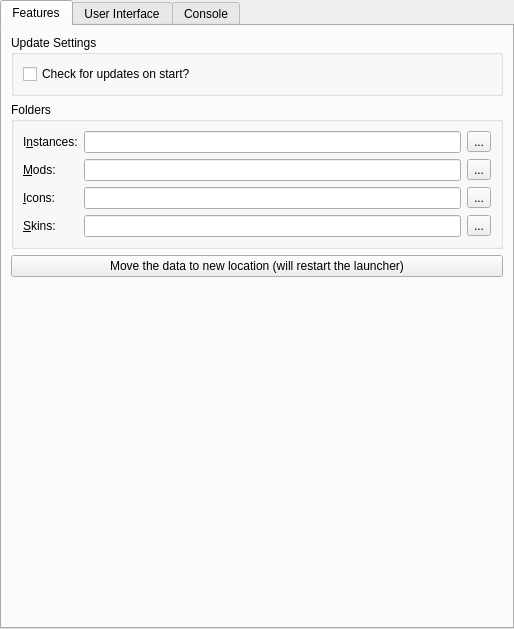
<?xml version="1.0" encoding="UTF-8"?>
<ui version="4.0">
 <class>LauncherPage</class>
 <widget class="QWidget" name="LauncherPage">
  <property name="geometry">
   <rect>
    <x>0</x>
    <y>0</y>
    <width>514</width>
    <height>629</height>
   </rect>
  </property>
  <property name="sizePolicy">
   <sizepolicy hsizetype="MinimumExpanding" vsizetype="MinimumExpanding">
    <horstretch>0</horstretch>
    <verstretch>0</verstretch>
   </sizepolicy>
  </property>
  <layout class="QVBoxLayout" name="mainLayout">
   <property name="leftMargin">
    <number>0</number>
   </property>
   <property name="topMargin">
    <number>0</number>
   </property>
   <property name="rightMargin">
    <number>0</number>
   </property>
   <property name="bottomMargin">
    <number>0</number>
   </property>
   <item>
    <widget class="QTabWidget" name="tabWidget">
     <property name="toolTip">
      <string notr="true"/>
     </property>
     <property name="tabShape">
      <enum>QTabWidget::Rounded</enum>
     </property>
     <property name="currentIndex">
      <number>0</number>
     </property>
     <widget class="QWidget" name="featuresTab">
      <attribute name="title">
       <string>Features</string>
      </attribute>
      <layout class="QVBoxLayout" name="verticalLayout_9">
       <item>
        <widget class="QGroupBox" name="updateSettingsBox">
         <property name="title">
          <string>Update Settings</string>
         </property>
         <layout class="QVBoxLayout" name="verticalLayout_7">
          <item>
           <widget class="QCheckBox" name="autoUpdateCheckBox">
            <property name="text">
             <string>Check for updates on start?</string>
            </property>
           </widget>
          </item>
         </layout>
        </widget>
       </item>
       <item>
        <widget class="QGroupBox" name="foldersBox">
         <property name="title">
          <string>Folders</string>
         </property>
         <layout class="QGridLayout" name="foldersBoxLayout">
          <item row="1" column="0">
           <widget class="QLabel" name="labelModsDir">
            <property name="text">
             <string>&amp;Mods:</string>
            </property>
            <property name="buddy">
             <cstring>modsDirTextBox</cstring>
            </property>
           </widget>
          </item>
          <item row="0" column="0">
           <widget class="QLabel" name="labelInstDir">
            <property name="text">
             <string>I&amp;nstances:</string>
            </property>
            <property name="buddy">
             <cstring>instDirTextBox</cstring>
            </property>
           </widget>
          </item>
          <item row="0" column="1">
           <widget class="QLineEdit" name="instDirTextBox"/>
          </item>
          <item row="0" column="2">
           <widget class="QToolButton" name="instDirBrowseBtn">
            <property name="text">
             <string notr="true">...</string>
            </property>
           </widget>
          </item>
          <item row="2" column="1">
           <widget class="QLineEdit" name="iconsDirTextBox"/>
          </item>
          <item row="1" column="2">
           <widget class="QToolButton" name="modsDirBrowseBtn">
            <property name="text">
             <string notr="true">...</string>
            </property>
           </widget>
          </item>
          <item row="2" column="2">
           <widget class="QToolButton" name="iconsDirBrowseBtn">
            <property name="text">
             <string notr="true">...</string>
            </property>
           </widget>
          </item>
          <item row="1" column="1">
           <widget class="QLineEdit" name="modsDirTextBox"/>
          </item>
          <item row="2" column="0">
           <widget class="QLabel" name="labelIconsDir">
            <property name="text">
             <string>&amp;Icons:</string>
            </property>
            <property name="buddy">
             <cstring>iconsDirTextBox</cstring>
            </property>
           </widget>
          </item>
          <item row="3" column="0">
           <widget class="QLabel" name="labelSkinsDir">
            <property name="text">
             <string>&amp;Skins:</string>
            </property>
            <property name="buddy">
             <cstring>skinsDirTextBox</cstring>
            </property>
           </widget>
          </item>
          <item row="3" column="1">
           <widget class="QLineEdit" name="skinsDirTextBox"/>
          </item>
          <item row="3" column="2">
           <widget class="QToolButton" name="skinsDirBrowseBtn">
            <property name="text">
             <string notr="true">...</string>
            </property>
           </widget>
          </item>
         </layout>
        </widget>
       </item>
       <item>
        <widget class="QPushButton" name="migrateDataFolderMacBtn">
         <property name="text">
          <string>Move the data to new location (will restart the launcher)</string>
         </property>
        </widget>
       </item>
       <item>
        <spacer name="verticalSpacer_2">
         <property name="orientation">
          <enum>Qt::Vertical</enum>
         </property>
         <property name="sizeHint" stdset="0">
          <size>
           <width>0</width>
           <height>0</height>
          </size>
         </property>
        </spacer>
       </item>
      </layout>
     </widget>
     <widget class="QWidget" name="generalTab">
      <attribute name="title">
       <string>User Interface</string>
      </attribute>
      <layout class="QVBoxLayout" name="verticalLayout_6">
       <item>
        <widget class="QGroupBox" name="groupBox_3">
         <property name="title">
          <string>Launcher notifications</string>
         </property>
         <layout class="QVBoxLayout" name="verticalLayout_5">
          <item>
           <widget class="QPushButton" name="resetNotificationsBtn">
            <property name="text">
             <string>Reset hidden notifications</string>
            </property>
            <property name="checkable">
             <bool>true</bool>
            </property>
           </widget>
          </item>
         </layout>
        </widget>
       </item>
       <item>
        <widget class="QGroupBox" name="sortingModeBox">
         <property name="enabled">
          <bool>true</bool>
         </property>
         <property name="title">
          <string>Instance view sorting mode</string>
         </property>
         <layout class="QHBoxLayout" name="sortingModeBoxLayout">
          <item>
           <widget class="QRadioButton" name="sortLastLaunchedBtn">
            <property name="text">
             <string>By &amp;last launched</string>
            </property>
            <attribute name="buttonGroup">
             <string notr="true">sortingModeGroup</string>
            </attribute>
           </widget>
          </item>
          <item>
           <widget class="QRadioButton" name="sortByNameBtn">
            <property name="text">
             <string>By &amp;name</string>
            </property>
            <attribute name="buttonGroup">
             <string notr="true">sortingModeGroup</string>
            </attribute>
           </widget>
          </item>
         </layout>
        </widget>
       </item>
       <item>
        <widget class="QGroupBox" name="themeBox">
         <property name="title">
          <string>Theme</string>
         </property>
         <layout class="QFormLayout" name="formLayout">
          <item row="0" column="0">
           <widget class="QLabel" name="label_3">
            <property name="text">
             <string>&amp;Icons</string>
            </property>
            <property name="buddy">
             <cstring>themeComboBox</cstring>
            </property>
           </widget>
          </item>
          <item row="0" column="1">
           <widget class="QComboBox" name="themeComboBox">
            <property name="sizePolicy">
             <sizepolicy hsizetype="Expanding" vsizetype="Fixed">
              <horstretch>0</horstretch>
              <verstretch>0</verstretch>
             </sizepolicy>
            </property>
            <property name="focusPolicy">
             <enum>Qt::StrongFocus</enum>
            </property>
            <item>
             <property name="text">
              <string>Default</string>
             </property>
            </item>
            <item>
             <property name="text">
              <string>Simple (Dark Icons)</string>
             </property>
            </item>
            <item>
             <property name="text">
              <string>Simple (Light Icons)</string>
             </property>
            </item>
            <item>
             <property name="text">
              <string>Simple (Blue Icons)</string>
             </property>
            </item>
            <item>
             <property name="text">
              <string>Simple (Colored Icons)</string>
             </property>
            </item>
            <item>
             <property name="text">
              <string notr="true">OSX</string>
             </property>
            </item>
            <item>
             <property name="text">
              <string notr="true">iOS</string>
             </property>
            </item>
            <item>
             <property name="text">
              <string notr="true">Flat</string>
             </property>
            </item>
            <item>
             <property name="text">
              <string>Custom</string>
             </property>
            </item>
           </widget>
          </item>
          <item row="1" column="1">
           <widget class="QComboBox" name="themeComboBoxColors">
            <property name="sizePolicy">
             <sizepolicy hsizetype="Expanding" vsizetype="Fixed">
              <horstretch>0</horstretch>
              <verstretch>0</verstretch>
             </sizepolicy>
            </property>
            <property name="focusPolicy">
             <enum>Qt::StrongFocus</enum>
            </property>
           </widget>
          </item>
          <item row="1" column="0">
           <widget class="QLabel" name="label_4">
            <property name="text">
             <string>Colors</string>
            </property>
            <property name="buddy">
             <cstring>themeComboBoxColors</cstring>
            </property>
           </widget>
          </item>
         </layout>
        </widget>
       </item>
       <item>
        <spacer name="generalTabSpacer">
         <property name="orientation">
          <enum>Qt::Vertical</enum>
         </property>
         <property name="sizeHint" stdset="0">
          <size>
           <width>0</width>
           <height>0</height>
          </size>
         </property>
        </spacer>
       </item>
      </layout>
     </widget>
     <widget class="QWidget" name="consoleTab">
      <attribute name="title">
       <string>Console</string>
      </attribute>
      <layout class="QVBoxLayout" name="verticalLayout_2">
       <item>
        <widget class="QGroupBox" name="consoleSettingsBox">
         <property name="title">
          <string>Console Settings</string>
         </property>
         <layout class="QVBoxLayout" name="verticalLayout_3">
          <item>
           <widget class="QCheckBox" name="showConsoleCheck">
            <property name="text">
             <string>Show console while the game is running?</string>
            </property>
           </widget>
          </item>
          <item>
           <widget class="QCheckBox" name="autoCloseConsoleCheck">
            <property name="text">
             <string>Automatically close console when the game quits?</string>
            </property>
           </widget>
          </item>
          <item>
           <widget class="QCheckBox" name="showConsoleErrorCheck">
            <property name="text">
             <string>Show console when the game crashes?</string>
            </property>
           </widget>
          </item>
         </layout>
        </widget>
       </item>
       <item>
        <widget class="QGroupBox" name="groupBox_4">
         <property name="title">
          <string>History limit</string>
         </property>
         <layout class="QGridLayout" name="gridLayout_3">
          <item row="1" column="0">
           <widget class="QCheckBox" name="checkStopLogging">
            <property name="text">
             <string>Stop logging when log overflows</string>
            </property>
           </widget>
          </item>
          <item row="0" column="0">
           <widget class="QSpinBox" name="lineLimitSpinBox">
            <property name="sizePolicy">
             <sizepolicy hsizetype="Expanding" vsizetype="Fixed">
              <horstretch>0</horstretch>
              <verstretch>0</verstretch>
             </sizepolicy>
            </property>
            <property name="suffix">
             <string> lines</string>
            </property>
            <property name="minimum">
             <number>10000</number>
            </property>
            <property name="maximum">
             <number>1000000</number>
            </property>
            <property name="singleStep">
             <number>10000</number>
            </property>
            <property name="value">
             <number>100000</number>
            </property>
           </widget>
          </item>
         </layout>
        </widget>
       </item>
       <item>
        <widget class="QGroupBox" name="themeBox_2">
         <property name="sizePolicy">
          <sizepolicy hsizetype="Preferred" vsizetype="MinimumExpanding">
           <horstretch>0</horstretch>
           <verstretch>0</verstretch>
          </sizepolicy>
         </property>
         <property name="title">
          <string>Console font</string>
         </property>
         <layout class="QGridLayout" name="gridLayout_2">
          <item row="1" column="0" colspan="2">
           <widget class="QTextEdit" name="fontPreview">
            <property name="sizePolicy">
             <sizepolicy hsizetype="Expanding" vsizetype="MinimumExpanding">
              <horstretch>0</horstretch>
              <verstretch>0</verstretch>
             </sizepolicy>
            </property>
            <property name="horizontalScrollBarPolicy">
             <enum>Qt::ScrollBarAlwaysOff</enum>
            </property>
            <property name="undoRedoEnabled">
             <bool>false</bool>
            </property>
            <property name="textInteractionFlags">
             <set>Qt::TextSelectableByKeyboard|Qt::TextSelectableByMouse</set>
            </property>
           </widget>
          </item>
          <item row="0" column="0">
           <widget class="QFontComboBox" name="consoleFont">
            <property name="sizePolicy">
             <sizepolicy hsizetype="Expanding" vsizetype="Fixed">
              <horstretch>0</horstretch>
              <verstretch>0</verstretch>
             </sizepolicy>
            </property>
           </widget>
          </item>
          <item row="0" column="1">
           <widget class="QSpinBox" name="fontSizeBox">
            <property name="minimum">
             <number>5</number>
            </property>
            <property name="maximum">
             <number>16</number>
            </property>
            <property name="value">
             <number>11</number>
            </property>
           </widget>
          </item>
         </layout>
        </widget>
       </item>
      </layout>
     </widget>
    </widget>
   </item>
  </layout>
 </widget>
 <tabstops>
  <tabstop>tabWidget</tabstop>
  <tabstop>autoUpdateCheckBox</tabstop>
  <tabstop>instDirTextBox</tabstop>
  <tabstop>instDirBrowseBtn</tabstop>
  <tabstop>modsDirTextBox</tabstop>
  <tabstop>modsDirBrowseBtn</tabstop>
  <tabstop>iconsDirTextBox</tabstop>
  <tabstop>iconsDirBrowseBtn</tabstop>
  <tabstop>skinsDirTextBox</tabstop>
  <tabstop>skinsDirBrowseBtn</tabstop>
  <tabstop>migrateDataFolderMacBtn</tabstop>
  <tabstop>resetNotificationsBtn</tabstop>
  <tabstop>sortLastLaunchedBtn</tabstop>
  <tabstop>sortByNameBtn</tabstop>
  <tabstop>themeComboBox</tabstop>
  <tabstop>themeComboBoxColors</tabstop>
  <tabstop>showConsoleCheck</tabstop>
  <tabstop>autoCloseConsoleCheck</tabstop>
  <tabstop>showConsoleErrorCheck</tabstop>
  <tabstop>lineLimitSpinBox</tabstop>
  <tabstop>checkStopLogging</tabstop>
  <tabstop>consoleFont</tabstop>
  <tabstop>fontSizeBox</tabstop>
  <tabstop>fontPreview</tabstop>
 </tabstops>
 <resources/>
 <connections/>
 <buttongroups>
  <buttongroup name="sortingModeGroup"/>
 </buttongroups>
</ui>
